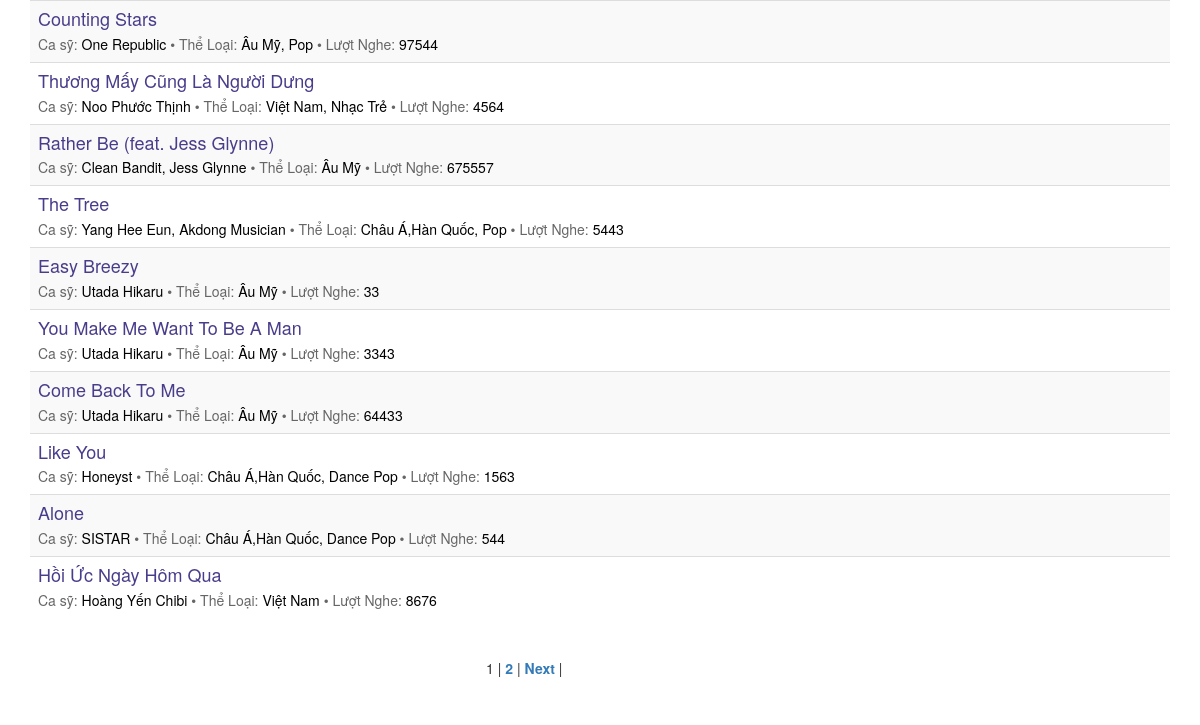
Screenshot of /view_song.php?type=1 with the database file from the repository.
### tables this page shows
CREATE TABLE `nghenhac` (
  `ID` int(11) NOT NULL,
  `TenBaiHat` varchar(100) NOT NULL,
  `LoiBaiHat` longtext NOT NULL,
  `CaSy` varchar(100) NOT NULL,
  `TacGia` varchar(100) NOT NULL,
  `TheLoai` varchar(100) NOT NULL,
  `DuongDan` varchar(100) NOT NULL,
  `LuotNghe` int(11) NOT NULL
);

### view_song.php (the view, shortened to what this page needs)
<?php
$type = isset($_GET['type']) ? $_GET['type'] : '';
switch ($type) {
    default: $qtype = '1';
}
?>
<!DOCTYPE html>
<html>
<head>
    <link href="libs/bootstrap/css/bootstrap.min.css" rel="stylesheet">
    <link href="libs/audioplayer/css/style.css" rel="stylesheet">
    <link href="css/mystyle.css" rel="stylesheet">
    <link href="css/slider.css" rel="stylesheet">
</head>
<body>
<div class="container">
    <div class="row">
        <div class="col-xs-12 col-sm-12 col-md-12 col-lg-12">
            <table id="tableReport" class="table table-hover table-striped ">
                <tbody>
                    <?php
                $sql = "select count(id) as total from nghenhac where " . $qtype;
                $result = mysql_query($sql);
                $row = mysql_fetch_assoc($result);
                $total_records = $row['total'];
                $current_page = isset($_GET['page']) ? $_GET['page'] : 1;
                $limit = 10;
                $total_page = ceil($total_records / $limit);
                $start = ($current_page - 1) * $limit;
                $sql = "select * from nghenhac where " . $qtype . " order by id desc limit $start, $limit";
                $result = mysql_query($sql);
                ?>
                  <?php
                while ($row = mysql_fetch_assoc($result)) {
                    $id = $row['ID'];
                    $tenBaiHat = $row['TenBaiHat'];
                    $caSy = $row['CaSy'];
                    $luotNghe = $row['LuotNghe'];
                    $theLoai = $row['TheLoai'];
                    ?>
                    <tr class="media">
                        <td class="song_link media-body">
                            <a <?php echo "href='./?mod=listen&id=".$id."'"; ?> target="_top" ><h4 class="media-heading font-yellow text-bold hidden-xs"><?php echo "$tenBaiHat" ?></h4></a>
                            <span style="color: #666666">Ca sỹ: <span style="color: black"><?php echo " $caSy";  ?></span></span>
                            <span style="color: #666666"> • Thể Loại: <span style="color: black"><?php echo " $theLoai"; ?></span></span>
                            <span style="color: #666666"> • Lượt Nghe: <span style="color: black"><?php echo " $luotNghe" ?></span></span>
                        </td>
                        </tr>
                        <?php } ?>
                </tbody>
            </table>
             <div class="pagination" style="margin-left: 40%">
                        <?php
                        for ($i = 1; $i <= $total_page; $i++) {
                            if ($i == $current_page) {
                                echo '<span>' . $i . '</span> | ';
                            } else {
                                echo '<a href="view_song.php?type='.$type.'&page=' . $i . '"><b>' . $i . '</b></a> | ';
                            }
                        }
                        if ($current_page < $total_page && $total_page > 1) {
                            echo '<a href="view_song.php?type='.$type.'&page=' . ($current_page + 1) . '"><b>Next</b></a> | ';
                        }
                        ?>
                </div>
        </div>
    </div>
</div>
</body>
</html>

### css/mystyle.css (style rules this page uses)
.song_link a:link { color: darkslateblue ; }

### rows the page displays
nghenhac: TenBaiHat "Counting Stars", CaSy "One Republic", TheLoai "Âu Mỹ, Pop", LuotNghe "97544"
nghenhac: TenBaiHat "Thương Mấy Cũng Là Người Dưng", CaSy "Noo Phước Thịnh", TheLoai "Việt Nam, Nhạc Trẻ", LuotNghe "4564"
nghenhac: TenBaiHat "Rather Be (feat. Jess Glynne)", CaSy "Clean Bandit, Jess Glynne", TheLoai "Âu Mỹ", LuotNghe "675557"
nghenhac: TenBaiHat "The Tree", CaSy "Yang Hee Eun, Akdong Musician", TheLoai "Châu Á,Hàn Quốc, Pop", LuotNghe "5443"
nghenhac: TenBaiHat "Easy Breezy", CaSy "Utada Hikaru", TheLoai "Âu Mỹ", LuotNghe "33"
nghenhac: TenBaiHat "You Make Me Want To Be A Man", CaSy "Utada Hikaru", TheLoai "Âu Mỹ", LuotNghe "3343"
nghenhac: TenBaiHat "Come Back To Me", CaSy "Utada Hikaru", TheLoai "Âu Mỹ", LuotNghe "64433"
nghenhac: TenBaiHat "Like You", CaSy "Honeyst", TheLoai "Châu Á,Hàn Quốc, Dance Pop", LuotNghe "1563"
nghenhac: TenBaiHat "Alone", CaSy "SISTAR", TheLoai "Châu Á,Hàn Quốc, Dance Pop", LuotNghe "544"
nghenhac: TenBaiHat "Hồi Ức Ngày Hôm Qua", CaSy "Hoàng Yến Chibi", TheLoai "Việt Nam", LuotNghe "8676"
